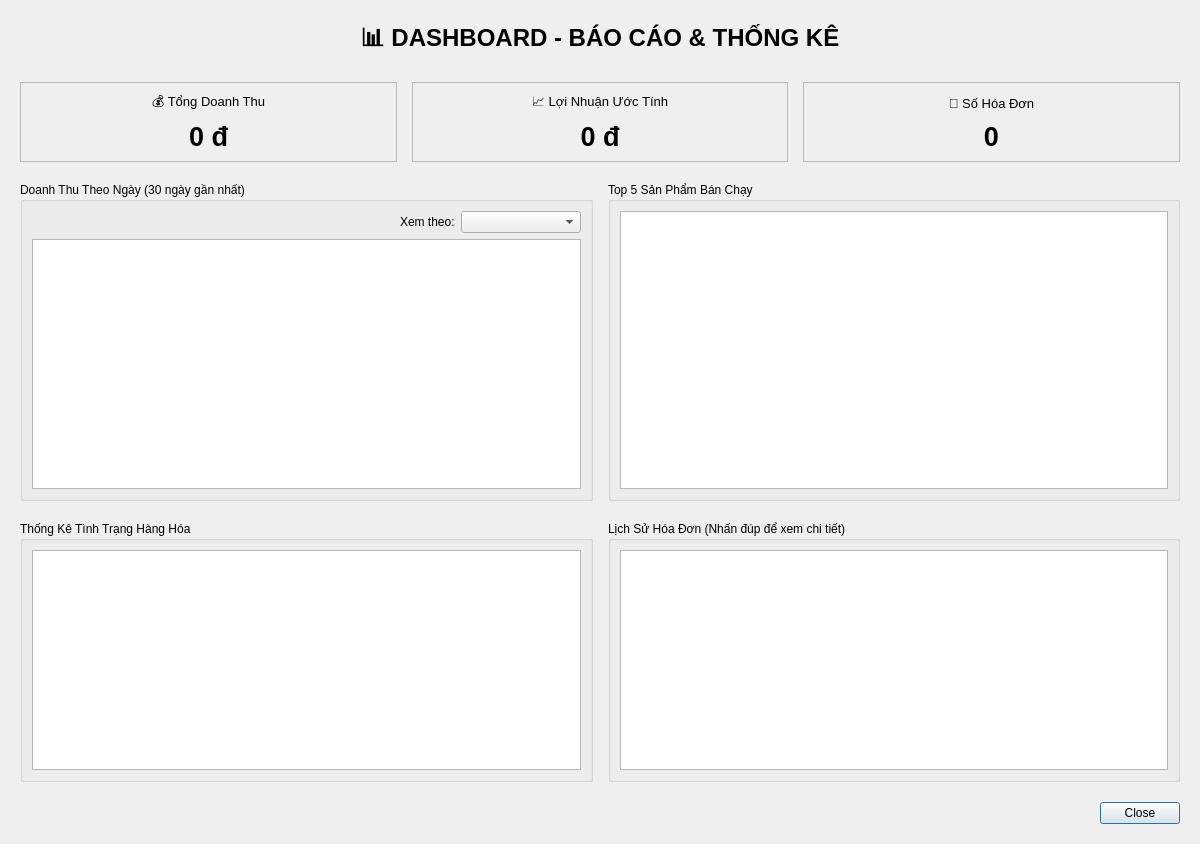
<?xml version="1.0" encoding="UTF-8"?>
<ui version="4.0">
 <class>ThongKe</class>
 <widget class="QDialog" name="ThongKe">
  <property name="geometry">
   <rect>
    <x>0</x>
    <y>0</y>
    <width>1200</width>
    <height>844</height>
   </rect>
  </property>
  <property name="windowTitle">
   <string>Dashboard - Báo Cáo &amp; Thống Kê</string>
  </property>
  <property name="windowIcon">
   <iconset resource="Resource.qrc">
    <normaloff>:/icons/report.png</normaloff>:/icons/report.png</iconset>
  </property>
  <layout class="QVBoxLayout" name="verticalLayout">
   <property name="spacing">
    <number>20</number>
   </property>
   <property name="leftMargin">
    <number>20</number>
   </property>
   <property name="topMargin">
    <number>20</number>
   </property>
   <property name="rightMargin">
    <number>20</number>
   </property>
   <property name="bottomMargin">
    <number>20</number>
   </property>
   <item>
    <widget class="QLabel" name="label">
     <property name="font">
      <font>
       <pointsize>18</pointsize>
       <bold>true</bold>
      </font>
     </property>
     <property name="text">
      <string>📊 DASHBOARD - BÁO CÁO &amp; THỐNG KÊ</string>
     </property>
     <property name="alignment">
      <set>Qt::AlignmentFlag::AlignCenter</set>
     </property>
    </widget>
   </item>
   <item>
    <layout class="QHBoxLayout" name="kpiLayout">
     <property name="spacing">
      <number>15</number>
     </property>
     <item>
      <widget class="QFrame" name="frameRevenue">
       <property name="frameShape">
        <enum>QFrame::Shape::StyledPanel</enum>
       </property>
       <property name="frameShadow">
        <enum>QFrame::Shadow::Raised</enum>
       </property>
       <layout class="QVBoxLayout" name="verticalLayout_2">
        <item>
         <widget class="QLabel" name="lblRevenueTit">
          <property name="font">
           <font>
            <pointsize>10</pointsize>
           </font>
          </property>
          <property name="text">
           <string>💰 Tổng Doanh Thu</string>
          </property>
          <property name="alignment">
           <set>Qt::AlignmentFlag::AlignCenter</set>
          </property>
         </widget>
        </item>
        <item>
         <widget class="QLabel" name="lblRevenue">
          <property name="font">
           <font>
            <pointsize>20</pointsize>
            <bold>true</bold>
           </font>
          </property>
          <property name="text">
           <string>0 đ</string>
          </property>
          <property name="alignment">
           <set>Qt::AlignmentFlag::AlignCenter</set>
          </property>
         </widget>
        </item>
       </layout>
      </widget>
     </item>
     <item>
      <widget class="QFrame" name="frameProfit">
       <property name="frameShape">
        <enum>QFrame::Shape::StyledPanel</enum>
       </property>
       <property name="frameShadow">
        <enum>QFrame::Shadow::Raised</enum>
       </property>
       <layout class="QVBoxLayout" name="verticalLayout_3">
        <item>
         <widget class="QLabel" name="lblProfitTitle">
          <property name="font">
           <font>
            <pointsize>10</pointsize>
           </font>
          </property>
          <property name="text">
           <string>📈 Lợi Nhuận Ước Tính</string>
          </property>
          <property name="alignment">
           <set>Qt::AlignmentFlag::AlignCenter</set>
          </property>
         </widget>
        </item>
        <item>
         <widget class="QLabel" name="lblProfit">
          <property name="font">
           <font>
            <pointsize>20</pointsize>
            <bold>true</bold>
           </font>
          </property>
          <property name="text">
           <string>0 đ</string>
          </property>
          <property name="alignment">
           <set>Qt::AlignmentFlag::AlignCenter</set>
          </property>
         </widget>
        </item>
       </layout>
      </widget>
     </item>
     <item>
      <widget class="QFrame" name="frameBills">
       <property name="frameShape">
        <enum>QFrame::Shape::StyledPanel</enum>
       </property>
       <property name="frameShadow">
        <enum>QFrame::Shadow::Raised</enum>
       </property>
       <layout class="QVBoxLayout" name="verticalLayout_4">
        <item>
         <widget class="QLabel" name="lblBillsTitle">
          <property name="font">
           <font>
            <pointsize>10</pointsize>
           </font>
          </property>
          <property name="text">
           <string>🧾 Số Hóa Đơn</string>
          </property>
          <property name="alignment">
           <set>Qt::AlignmentFlag::AlignCenter</set>
          </property>
         </widget>
        </item>
        <item>
         <widget class="QLabel" name="lblBillCount">
          <property name="font">
           <font>
            <pointsize>20</pointsize>
            <bold>true</bold>
           </font>
          </property>
          <property name="text">
           <string>0</string>
          </property>
          <property name="alignment">
           <set>Qt::AlignmentFlag::AlignCenter</set>
          </property>
         </widget>
        </item>
       </layout>
      </widget>
     </item>
    </layout>
   </item>
   <item>
    <layout class="QHBoxLayout" name="chartsLayout">
     <property name="spacing">
      <number>15</number>
     </property>
     <item>
      <widget class="QGroupBox" name="groupRevenue">
       <property name="title">
        <string>Doanh Thu Theo Ngày (30 ngày gần nhất)</string>
       </property>
       <layout class="QVBoxLayout" name="verticalLayout_5">
        <item>
         <layout class="QHBoxLayout" name="horizontalLayout_Revenue">
          <item>
           <spacer name="horizontalSpacer_Revenue">
            <property name="orientation">
             <enum>Qt::Orientation::Horizontal</enum>
            </property>
            <property name="sizeHint" stdset="0">
             <size>
              <width>40</width>
              <height>20</height>
             </size>
            </property>
           </spacer>
          </item>
          <item>
           <widget class="QLabel" name="label_RevenueTimeframe">
            <property name="text">
             <string>Xem theo:</string>
            </property>
           </widget>
          </item>
          <item>
           <widget class="QComboBox" name="cboRevenueTimeframe">
            <property name="minimumSize">
             <size>
              <width>120</width>
              <height>0</height>
             </size>
            </property>
           </widget>
          </item>
         </layout>
        </item>
        <item>
         <widget class="QChartView" name="chartRevenue">
          <property name="minimumSize">
           <size>
            <width>0</width>
            <height>250</height>
           </size>
          </property>
         </widget>
        </item>
       </layout>
      </widget>
     </item>
     <item>
      <widget class="QGroupBox" name="groupTop5">
       <property name="title">
        <string>Top 5 Sản Phẩm Bán Chạy</string>
       </property>
       <layout class="QVBoxLayout" name="verticalLayout_6">
        <item>
         <widget class="QChartView" name="chartTop5">
          <property name="minimumSize">
           <size>
            <width>0</width>
            <height>250</height>
           </size>
          </property>
         </widget>
        </item>
       </layout>
      </widget>
     </item>
    </layout>
   </item>
   <item>
    <layout class="QHBoxLayout" name="bottomLayout">
     <property name="spacing">
      <number>15</number>
     </property>
     <item>
      <widget class="QGroupBox" name="groupWarnings">
       <property name="title">
        <string>Thống Kê Tình Trạng Hàng Hóa</string>
       </property>
       <layout class="QVBoxLayout" name="verticalLayout_7">
        <item>
         <widget class="QChartView" name="chartWarnings">
          <property name="minimumSize">
           <size>
            <width>0</width>
            <height>200</height>
           </size>
          </property>
         </widget>
        </item>
       </layout>
      </widget>
     </item>
     <item>
      <widget class="QGroupBox" name="groupBills">
       <property name="title">
        <string>Lịch Sử Hóa Đơn (Nhấn đúp để xem chi tiết)</string>
       </property>
       <layout class="QVBoxLayout" name="verticalLayout_8">
        <item>
         <widget class="QTableView" name="billHistoryTable">
          <property name="minimumSize">
           <size>
            <width>0</width>
            <height>200</height>
           </size>
          </property>
          <property name="alternatingRowColors">
           <bool>true</bool>
          </property>
         </widget>
        </item>
       </layout>
      </widget>
     </item>
    </layout>
   </item>
   <item>
    <widget class="QDialogButtonBox" name="buttonBox">
     <property name="orientation">
      <enum>Qt::Orientation::Horizontal</enum>
     </property>
     <property name="standardButtons">
      <set>QDialogButtonBox::StandardButton::Close</set>
     </property>
    </widget>
   </item>
  </layout>
 </widget>
 <customwidgets>
  <customwidget>
   <class>QChartView</class>
   <extends>QGraphicsView</extends>
   <header>QtCharts/QChartView</header>
  </customwidget>
 </customwidgets>
 <resources>
  <include location="Resource.qrc"/>
 </resources>
 <connections>
  <connection>
   <sender>buttonBox</sender>
   <signal>rejected()</signal>
   <receiver>ThongKe</receiver>
   <slot>reject()</slot>
   <hints>
    <hint type="sourcelabel">
     <x>316</x>
     <y>260</y>
    </hint>
    <hint type="destinationlabel">
     <x>286</x>
     <y>274</y>
    </hint>
   </hints>
  </connection>
 </connections>
</ui>
